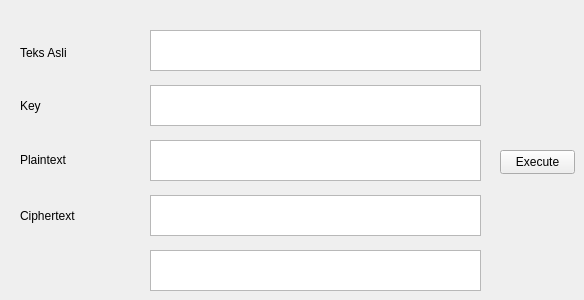
        <widget class="QWidget" name="tab_13">
         <attribute name="title">
          <string>Tab 2</string>
         </attribute>
         <widget class="QLabel" name="label_22">
          <property name="geometry">
           <rect>
            <x>20</x>
            <y>90</y>
            <width>101</width>
            <height>31</height>
           </rect>
          </property>
          <property name="text">
           <string>Key</string>
          </property>
         </widget>
         <widget class="QPlainTextEdit" name="plainTextEdit_26">
          <property name="geometry">
           <rect>
            <x>150</x>
            <y>140</y>
            <width>331</width>
            <height>41</height>
           </rect>
          </property>
         </widget>
         <widget class="QPlainTextEdit" name="plainTextEdit_27">
          <property name="geometry">
           <rect>
            <x>150</x>
            <y>195</y>
            <width>331</width>
            <height>41</height>
           </rect>
          </property>
         </widget>
         <widget class="QPlainTextEdit" name="plainTextEdit_28">
          <property name="geometry">
           <rect>
            <x>150</x>
            <y>250</y>
            <width>331</width>
            <height>41</height>
           </rect>
          </property>
         </widget>
         <widget class="QLabel" name="label_23">
          <property name="geometry">
           <rect>
            <x>20</x>
            <y>150</y>
            <width>121</width>
            <height>20</height>
           </rect>
          </property>
          <property name="text">
           <string>Plaintext</string>
          </property>
         </widget>
         <widget class="QPlainTextEdit" name="plainTextEdit_29">
          <property name="geometry">
           <rect>
            <x>150</x>
            <y>30</y>
            <width>331</width>
            <height>41</height>
           </rect>
          </property>
         </widget>
         <widget class="QLabel" name="label_24">
          <property name="geometry">
           <rect>
            <x>20</x>
            <y>200</y>
            <width>121</width>
            <height>31</height>
           </rect>
          </property>
          <property name="text">
           <string>Ciphertext</string>
          </property>
         </widget>
         <widget class="QLabel" name="label_25">
          <property name="geometry">
           <rect>
            <x>20</x>
            <y>37</y>
            <width>101</width>
            <height>31</height>
           </rect>
          </property>
          <property name="text">
           <string>Teks Asli</string>
          </property>
         </widget>
         <widget class="QPlainTextEdit" name="plainTextEdit_30">
          <property name="geometry">
           <rect>
            <x>150</x>
            <y>85</y>
            <width>331</width>
            <height>41</height>
           </rect>
          </property>
         </widget>
         <widget class="QPushButton" name="pushButton_14">
          <property name="geometry">
           <rect>
            <x>500</x>
            <y>150</y>
            <width>75</width>
            <height>24</height>
           </rect>
          </property>
          <property name="text">
           <string>Execute</string>
          </property>
         </widget>
        </widget>
